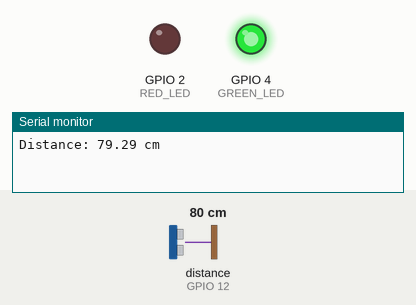
The sketch below on a simulated ESP32. Shown: output pins drawn as LEDs (lit = HIGH), the last lines printed to the serial monitor. Wiring (inferred from the names in the program): ultrasonic range finder: trigger GPIO 13; echo GPIO 12. The inputs (shaded band) are chosen by the test bench; at power-on: distance to the obstacle (sensor on GPIO 12) 80 cm. The echo pulse lasts 58.3 µs per cm; WiFi joins after 1.5 s; servers stay silent unless stated; pins used as bus, display or sensor lines are not drawn.

Above: at 3.0 s.
3.1 s: distance to the obstacle (sensor on GPIO 12) set to 12 cm
5.0 s: distance to the obstacle (sensor on GPIO 12) set to 9 cm
At 6.9 s:
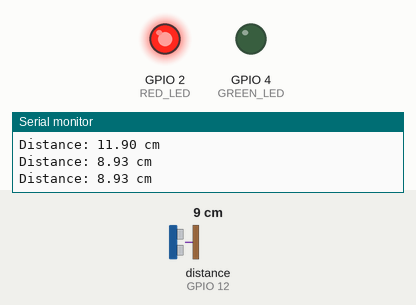
7.3 s: distance to the obstacle (sensor on GPIO 12) set to 18 cm
At 8.4 s:
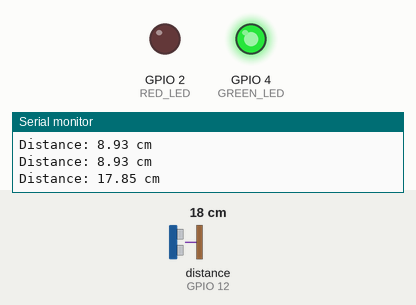
9.3 s: distance to the obstacle (sensor on GPIO 12) set to 2 cm
At 11.1 s:
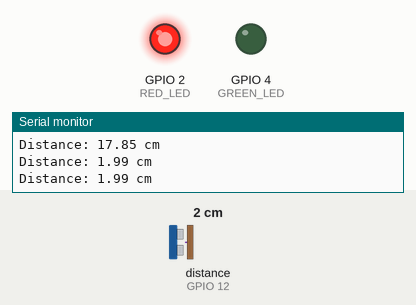
Timing chart, 0 to 12.3 s (numbered marks = the images above; inputs shaded):
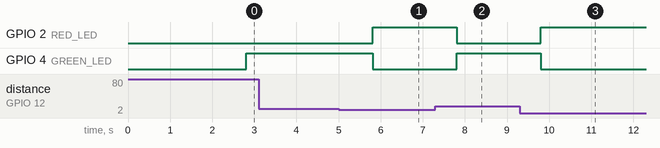

Measured:
- the behaviour switches between 11 and 10 cm on distance to the obstacle (sensor on GPIO 12) (found by bisection; images 0 and 1)
- after the input at 5.0 s, GPIO 2 (RED_LED): LOW → HIGH after 0.81 s; GPIO 4 (GREEN_LED): HIGH → LOW after 0.81 s
- after the input at 7.3 s, GPIO 2 (RED_LED): HIGH → LOW after 0.51 s; GPIO 4 (GREEN_LED): LOW → HIGH after 0.51 s
- after the input at 9.3 s, GPIO 2 (RED_LED): LOW → HIGH after 0.51 s; GPIO 4 (GREEN_LED): HIGH → LOW after 0.51 s

The sketch:

IOT-Project-Smart_Scale.ino
```cpp
#define BLYNK_TEMPLATE_ID "TMPL6pj_Ti5Eq"
#define BLYNK_TEMPLATE_NAME "ESP32 Smart Scale"
#define BLYNK_AUTH_TOKEN "9J1dqZ31UK_tRGS-9y6vmlhvsoXC2wfg"

#define BLYNK_PRINT Serial
#include <WiFi.h>
#include <BlynkSimpleEsp32.h>

char ssid[] = "Hehe-boi";
char pass[] = "1011010220";

#define TRIG_PIN 13
#define ECHO_PIN 12
#define GREEN_LED 4
#define RED_LED 2

BlynkTimer timer;

void setup() {
    Serial.begin(115200);
    WiFi.begin(ssid, pass);
    Blynk.begin(BLYNK_AUTH_TOKEN, ssid, pass);

    pinMode(TRIG_PIN, OUTPUT);
    pinMode(ECHO_PIN, INPUT);
    pinMode(GREEN_LED, OUTPUT);
    pinMode(RED_LED, OUTPUT);

    timer.setInterval(1000L, sendDataToBlynk);
}

float getDistance() {
    digitalWrite(TRIG_PIN, LOW);
    delayMicroseconds(2);
    digitalWrite(TRIG_PIN, HIGH);
    delayMicroseconds(10);
    digitalWrite(TRIG_PIN, LOW);

    long duration = pulseIn(ECHO_PIN, HIGH);
    float distance = duration * 0.034 / 2; // Convert to cm
    return distance;
}

void sendDataToBlynk() {
    float distance = getDistance();

    Serial.print("Distance: ");
    Serial.print(distance);
    Serial.println(" cm");

    Blynk.virtualWrite(V1, distance);

    if (distance > 10) {
        digitalWrite(GREEN_LED, HIGH);
        digitalWrite(RED_LED, LOW);
        Blynk.virtualWrite(V2, "Nice Distance");  // Show status in Blynk
    } else {
        digitalWrite(GREEN_LED, LOW);
        digitalWrite(RED_LED, HIGH);
        Blynk.virtualWrite(V2, "Too close!!!!!!!");  // Show status in Blynk
    }
}

void loop() {
    Blynk.run();
    timer.run();
}
```
